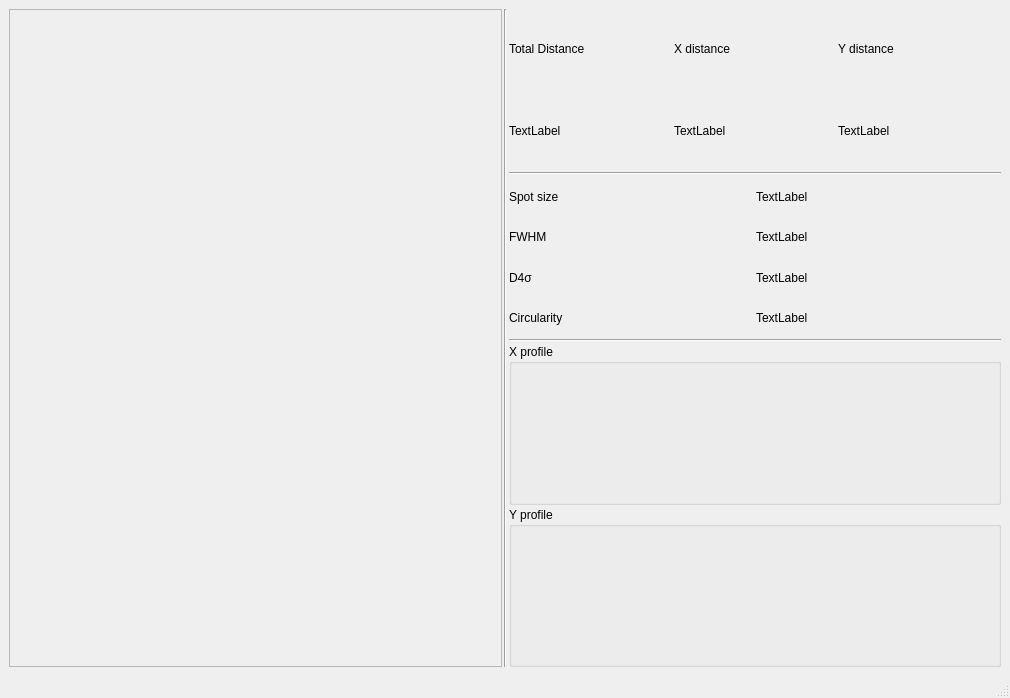
<?xml version="1.0" encoding="UTF-8"?>
<ui version="4.0">
 <class>MainWindow</class>
 <widget class="QMainWindow" name="MainWindow">
  <property name="geometry">
   <rect>
    <x>0</x>
    <y>0</y>
    <width>1010</width>
    <height>698</height>
   </rect>
  </property>
  <property name="windowTitle">
   <string>MainWindow</string>
  </property>
  <widget class="QWidget" name="centralwidget">
   <property name="sizePolicy">
    <sizepolicy hsizetype="Expanding" vsizetype="Expanding">
     <horstretch>0</horstretch>
     <verstretch>0</verstretch>
    </sizepolicy>
   </property>
   <property name="contextMenuPolicy">
    <enum>Qt::NoContextMenu</enum>
   </property>
   <property name="layoutDirection">
    <enum>Qt::LeftToRight</enum>
   </property>
   <layout class="QVBoxLayout" name="verticalLayout_4">
    <item>
     <layout class="QHBoxLayout" name="horizontalLayout">
      <property name="spacing">
       <number>2</number>
      </property>
      <item>
       <widget class="QFrame" name="camContain">
        <property name="frameShape">
         <enum>QFrame::StyledPanel</enum>
        </property>
        <property name="frameShadow">
         <enum>QFrame::Raised</enum>
        </property>
       </widget>
      </item>
      <item>
       <widget class="Line" name="line">
        <property name="orientation">
         <enum>Qt::Vertical</enum>
        </property>
       </widget>
      </item>
      <item>
       <layout class="QVBoxLayout" name="verticalLayout">
        <item>
         <layout class="QGridLayout" name="gridLayout">
          <item row="1" column="2">
           <widget class="QLabel" name="yDis">
            <property name="text">
             <string>TextLabel</string>
            </property>
           </widget>
          </item>
          <item row="0" column="1">
           <widget class="QLabel" name="label_10">
            <property name="text">
             <string>X distance</string>
            </property>
           </widget>
          </item>
          <item row="0" column="2">
           <widget class="QLabel" name="label_11">
            <property name="text">
             <string>Y distance</string>
            </property>
           </widget>
          </item>
          <item row="0" column="0">
           <widget class="QLabel" name="label_9">
            <property name="text">
             <string>Total Distance</string>
            </property>
           </widget>
          </item>
          <item row="1" column="0">
           <widget class="QLabel" name="totalDis">
            <property name="text">
             <string>TextLabel</string>
            </property>
           </widget>
          </item>
          <item row="1" column="1">
           <widget class="QLabel" name="xDis">
            <property name="text">
             <string>TextLabel</string>
            </property>
           </widget>
          </item>
         </layout>
        </item>
        <item>
         <widget class="Line" name="line_3">
          <property name="orientation">
           <enum>Qt::Horizontal</enum>
          </property>
         </widget>
        </item>
        <item>
         <layout class="QVBoxLayout" name="verticalLayout_2">
          <item>
           <layout class="QHBoxLayout" name="horizontalLayout_6">
            <item>
             <widget class="QLabel" name="label_2">
              <property name="text">
               <string>Spot size</string>
              </property>
             </widget>
            </item>
            <item>
             <widget class="QLabel" name="spotSize">
              <property name="text">
               <string>TextLabel</string>
              </property>
             </widget>
            </item>
           </layout>
          </item>
          <item>
           <layout class="QHBoxLayout" name="horizontalLayout_3">
            <item>
             <widget class="QLabel" name="label_15">
              <property name="text">
               <string>FWHM</string>
              </property>
             </widget>
            </item>
            <item>
             <widget class="QLabel" name="fwhm">
              <property name="text">
               <string>TextLabel</string>
              </property>
             </widget>
            </item>
           </layout>
          </item>
          <item>
           <layout class="QHBoxLayout" name="horizontalLayout_4">
            <item>
             <widget class="QLabel" name="label_4">
              <property name="text">
               <string>D4σ</string>
              </property>
             </widget>
            </item>
            <item>
             <widget class="QLabel" name="d4sigma">
              <property name="text">
               <string>TextLabel</string>
              </property>
             </widget>
            </item>
           </layout>
          </item>
          <item>
           <layout class="QHBoxLayout" name="horizontalLayout_2">
            <item>
             <widget class="QLabel" name="label_3">
              <property name="text">
               <string>Circularity</string>
              </property>
             </widget>
            </item>
            <item>
             <widget class="QLabel" name="circularity">
              <property name="text">
               <string>TextLabel</string>
              </property>
             </widget>
            </item>
           </layout>
          </item>
         </layout>
        </item>
        <item>
         <widget class="Line" name="line_4">
          <property name="orientation">
           <enum>Qt::Horizontal</enum>
          </property>
         </widget>
        </item>
        <item>
         <widget class="QGroupBox" name="xprofileContain">
          <property name="title">
           <string>X profile</string>
          </property>
         </widget>
        </item>
        <item>
         <widget class="QGroupBox" name="yprofileContain">
          <property name="title">
           <string>Y profile</string>
          </property>
         </widget>
        </item>
       </layout>
      </item>
     </layout>
    </item>
   </layout>
  </widget>
  <widget class="QStatusBar" name="statusbar"/>
 </widget>
 <resources/>
 <connections/>
</ui>
